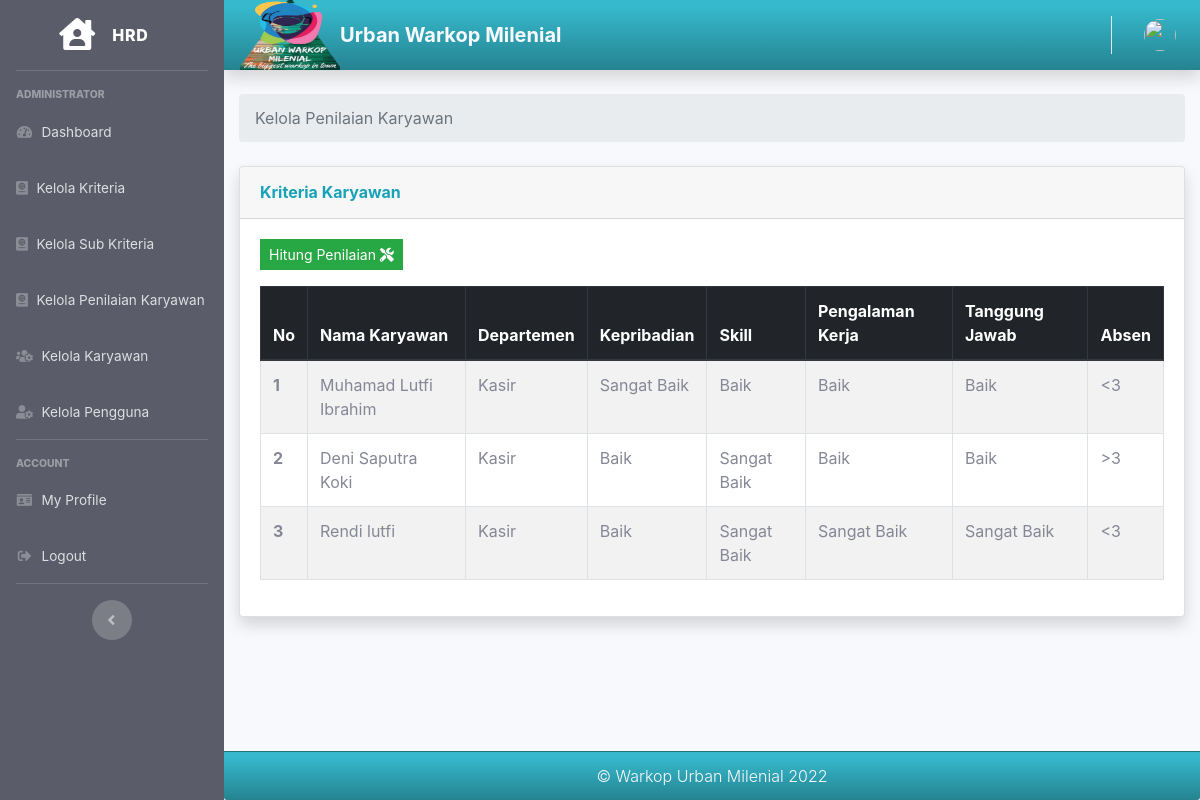
Screenshot of /index.php/hrd/kelola_penilaian_karyawan with the database file from the repository.
### tables this page shows
CREATE TABLE `tb_kriteria` (
  `id_kriteria` int(11) NOT NULL,
  `nama_kriteria` varchar(50) NOT NULL,
  `bobot_kriteria` double NOT NULL,
  `jenis_kriteria` varchar(15) NOT NULL,
  `tahun` varchar(4) NOT NULL
);

CREATE TABLE `tb_karyawan` (
  `id_karyawan` int(11) NOT NULL,
  `nik` varchar(15) NOT NULL,
  `no_ktp` varchar(28) NOT NULL,
  `nama_karyawan` varchar(30) NOT NULL,
  `jenis_kelamin` char(1) NOT NULL,
  `tempat_lahir` varchar(20) NOT NULL,
  `tgl_lahir` date NOT NULL,
  `alamat` text NOT NULL,
  `departemen` varchar(20) NOT NULL,
  `posisi` varchar(15) NOT NULL,
  `status` varchar(4) NOT NULL
);

CREATE TABLE `tb_penilaian` (
  `id_penilaian` int(11) NOT NULL,
  `id_karyawan` int(11) NOT NULL,
  `id_sub_kriteria` int(11) NOT NULL,
  `tahun` varchar(4) NOT NULL
);

CREATE TABLE `tb_sub_kriteria` (
  `id_sub_kriteria` int(11) NOT NULL,
  `id_kriteria` int(11) NOT NULL,
  `nama_sub_kriteria` varchar(30) NOT NULL,
  `nilai_sub_kriteria` int(11) NOT NULL
);

### application/controllers/Hrd.php (called while the page is built, shortened)
<?php
class Hrd extends CI_Controller
{
    public function __construct()
    {
        $this->load->model('Hrd_model');
        $this->load->model('Kriteria_model');
        $this->load->model('Kriteria_model');
        $this->load->model('Kabag_model');
        $this->load->model('Karyawan_model');
        $this->load->model('Penilaian_model');
        $this->load->model('Peringkat_model');
    }
    public function kelola_penilaian_karyawan()
    {
        $data['user'] = $this->db->get_where('user', ['email' => $this->session->userdata('email')])->row_array();
        $data['title'] = 'Kelola Penilaian Karyawan';
        $data['kriteria'] = $this->Kriteria_model->getKriteria();
        $data['ceknilai'] = $this->Karyawan_model->getDataKaryawanDiNilaiAll();
        $data['allkarywan'] = $this->db->get('tb_karyawan')->result_array();
        $this->load->view('templates/hrd_header', $data);
        $this->load->view('templates/hrd_sidebar', $data);
        $this->load->view('templates/hrd_topbar', $data);
        $this->load->view('hrd/kelola_penilaian_karyawan', $data);
        $this->load->view('templates/hrd_footer', $data);
    }
}

### index.php (called while the page is built, shortened)
<?php
require_once BASEPATH.'core/CodeIgniter.php';

### application/models/Kriteria_model.php (called while the page is built, shortened)
<?php
class Kriteria_model extends CI_Model
{
  public function getKriteria()
  {
    $this->db->select('*')
      ->from('tb_kriteria')
      ->where('tahun',date('Y'))
      ->order_by('jenis_kriteria', 'ASC')
      ->order_by('id_kriteria', 'ASC');
    $query = $this->db->get();
    return $query->result_array();
  }
  public function getSubKriteriaByID($id_karyawan)
  {
    $this->db->select('*')
      ->from('tb_sub_kriteria')
      ->join('tb_penilaian', 'tb_sub_kriteria.id_sub_kriteria = tb_penilaian.id_sub_kriteria')
      ->join('tb_karyawan', 'tb_penilaian.id_karyawan = tb_karyawan.id_karyawan')
      ->where('tb_karyawan.id_karyawan', $id_karyawan)
      ->where('tb_penilaian.tahun', date("Y"));
    $result = $this->db->get();
    return $result->result_array();
  }
}

### application/models/Karyawan_model.php (called while the page is built, shortened)
<?php
class Karyawan_model extends CI_Model
{
    public function getDataKaryawanDiNilaiAll()
    {
        $this->db->select('*');
        $this->db->from('tb_karyawan');
        $this->db->where('status', date("Y"));
        $query = $this->db->get();
        return $query->result_array();
    }
    public function CekRankingIfNullAll()
    {
        $this->db->select('*')
            ->from('tb_karyawan')
            ->join('tb_ranking', 'tb_karyawan.id_karyawan = tb_ranking.id_karyawan', 'left')
            ->where('tb_ranking.tahun', date("Y"));
        $result = $this->db->get();
        return $result->result_array();
    }
    public function CekKaryawanOnRank($id_karyawan, $departemen)
    {
        $this->db->select('*')
            ->from('tb_karyawan')
            ->join('tb_ranking', 'tb_karyawan.id_karyawan = tb_ranking.id_karyawan', 'left')
            ->where('tb_karyawan.departemen', $departemen)
            ->where('tahun', date("Y"))
            ->where('tb_ranking.id_karyawan', $id_karyawan);
        $result = $this->db->get();
        return $result->row_array();
    }
}

### application/views/hrd/kelola_penilaian_karyawan.php (the view, shortened to what this page needs)
<div class="container-fluid">
    <nav aria-label="breadcrumb">
        <ol class="breadcrumb">
            <li class="breadcrumb-item active" aria-current="page">Kelola Penilaian Karyawan</li>
        </ol>
    </nav>
    <div class="card shadow mb-4">
        <div class="card-header py-3">
            <h6 class="m-0 font-weight-bold text-info">Kriteria Karyawan</h6>
        </div>
        <div class="card-body">
             <?php
                if (count($allkarywan) == count($ceknilai)) {
                    $cekRank = $this->Karyawan_model->CekRankingIfNullAll();
                    if (empty($cekRank)) { ?>
                        <a class="btn btn-success btn-sm rounded-0 mb-3" type="a" data-toggle="tooltip" data-placement="top" title="Hitung Penilaian" href="<?= base_url('hrd/hitung_penilaian'); ?>">Hitung Penilaian <i class="fas fa-tools"></i></a>
                    <?php
                    }else{ ?>
                        <a class="btn btn-primary btn-sm rounded-0 mb-3" type="a" data-toggle="tooltip" data-placement="top" title="Hitung Penilaian" href="<?= base_url('hrd/hitung_penilaian'); ?>">Lihat Hasil Penilaian <i class="fas fa-eye"></i></a>
                   <?php }
                ?>
            <?php } else { ?>
                <a class="btn btn-secondary btn-sm rounded-0 mb-3 disabled" type="a" data-toggle="tooltip" data-placement="top" title="Hitung Penilaian" href="#">Hitung Penilaian <i class="fas fa-tools"></i></a>
            <?php } ?>
            <table id="example" class="table table-striped table-bordered" style="width:100%">
                <thead class="thead-dark">
                    <tr>
                        <th scope="col">No</th>
                        <th scope="col">Nama Karyawan</th>
                        <th scope="col">Departemen</th>
                        <?php foreach ($kriteria as $k) {
                            echo '<th scope="col">' . $k['nama_kriteria'] . '</th>';
                        } ?>
                    </tr>
                </thead>
                    <tbody>
                    <?php
                    $i = 1;
                    foreach ($allkarywan as $d) {
                        echo '
                                <tr>
                                <th scope="row">' . $i . '</th>
                                <td>' . $d['nama_karyawan'] . '</td>
                                <td>' . $d['departemen'] . '</td>';
                        $subkriteria = $this->Kriteria_model->getSubKriteriaByID($d['id_karyawan']);
                        if (!empty($subkriteria)) {
                            foreach ($subkriteria as $s) {
                                echo '<td>' . $s['nama_sub_kriteria'] . '</td>';
                            }
                        } else {
                            foreach ($kriteria as $k) {
                                echo '<td><small class="text-danger">Belum Di Nilai</small></td>';
                            }
                        }
                        echo '</tr>';
                        $i++;
                    } ?>
                </tbody>
            </table>
        </div>
    </div>
</div>
</div>

### assets/css/custom.css (style rules this page uses)
body { font-family: 'Open Sans', sans-serif; }

### rows the page displays
tb_kriteria: nama_kriteria "Kepribadian"
tb_kriteria: nama_kriteria "Skill"
tb_kriteria: nama_kriteria "Pengalaman Kerja"
tb_kriteria: nama_kriteria "Tanggung Jawab"
tb_kriteria: nama_kriteria "Absen"
tb_karyawan: nama_karyawan "Muhamad Lutfi Ibrahim", departemen "Kasir"
tb_penilaian: id_sub_kriteria.nama_sub_kriteria "Sangat Baik"
tb_penilaian: id_sub_kriteria.nama_sub_kriteria "Baik"
tb_penilaian: id_sub_kriteria.nama_sub_kriteria "Baik"
tb_penilaian: id_sub_kriteria.nama_sub_kriteria "Baik"
tb_penilaian: id_sub_kriteria.nama_sub_kriteria "<3"
tb_karyawan: nama_karyawan "Deni Saputra Koki", departemen "Kasir"
tb_penilaian: id_sub_kriteria.nama_sub_kriteria "Baik"
tb_penilaian: id_sub_kriteria.nama_sub_kriteria "Sangat Baik"
tb_penilaian: id_sub_kriteria.nama_sub_kriteria "Baik"
tb_penilaian: id_sub_kriteria.nama_sub_kriteria "Baik"
tb_penilaian: id_sub_kriteria.nama_sub_kriteria ">3"
tb_karyawan: nama_karyawan "Rendi lutfi", departemen "Kasir"
tb_penilaian: id_sub_kriteria.nama_sub_kriteria "Baik"
tb_penilaian: id_sub_kriteria.nama_sub_kriteria "Sangat Baik"
tb_penilaian: id_sub_kriteria.nama_sub_kriteria "Sangat Baik"
tb_penilaian: id_sub_kriteria.nama_sub_kriteria "Sangat Baik"
tb_penilaian: id_sub_kriteria.nama_sub_kriteria "<3"
